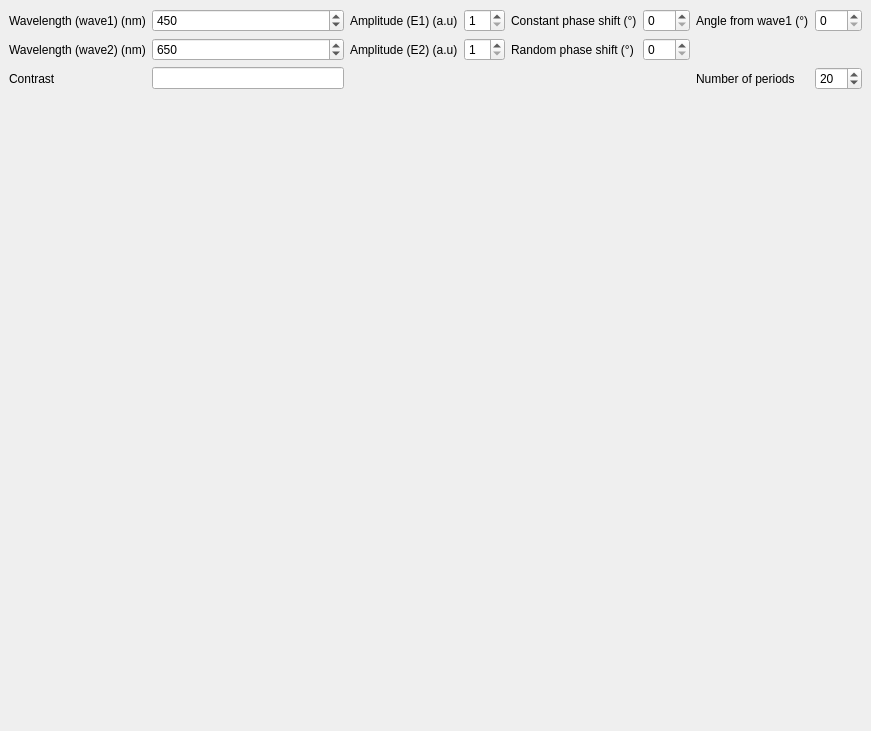
<?xml version="1.0" encoding="UTF-8"?>
<ui version="4.0">
 <class>MainWindow</class>
 <widget class="QMainWindow" name="MainWindow">
  <property name="geometry">
   <rect>
    <x>0</x>
    <y>0</y>
    <width>871</width>
    <height>731</height>
   </rect>
  </property>
  <property name="windowTitle">
   <string>Superposition</string>
  </property>
  <widget class="QWidget" name="centralWidget">
   <layout class="QVBoxLayout" name="verticalLayout">
    <item>
     <layout class="QGridLayout" name="gridLayout">
      <item row="2" column="6">
       <widget class="QLabel" name="label_8">
        <property name="text">
         <string>Number of periods</string>
        </property>
       </widget>
      </item>
      <item row="2" column="7">
       <widget class="QSpinBox" name="spinBox_NT">
        <property name="minimum">
         <number>1</number>
        </property>
        <property name="maximum">
         <number>100</number>
        </property>
        <property name="value">
         <number>20</number>
        </property>
       </widget>
      </item>
      <item row="0" column="3">
       <widget class="QSpinBox" name="spinBox_amp1">
        <property name="minimum">
         <number>1</number>
        </property>
        <property name="maximum">
         <number>10</number>
        </property>
       </widget>
      </item>
      <item row="0" column="2">
       <widget class="QLabel" name="label">
        <property name="text">
         <string>Amplitude (E1) (a.u)</string>
        </property>
       </widget>
      </item>
      <item row="0" column="0">
       <widget class="QLabel" name="label_Lambda1">
        <property name="text">
         <string>Wavelength (wave1) (nm)</string>
        </property>
       </widget>
      </item>
      <item row="1" column="5">
       <widget class="QSpinBox" name="spinBox_PhShiftR">
        <property name="maximum">
         <number>360</number>
        </property>
       </widget>
      </item>
      <item row="1" column="4">
       <widget class="QLabel" name="label_4">
        <property name="text">
         <string>Random phase shift (°)</string>
        </property>
       </widget>
      </item>
      <item row="2" column="0">
       <widget class="QLabel" name="label_9">
        <property name="text">
         <string>Contrast</string>
        </property>
       </widget>
      </item>
      <item row="0" column="1">
       <widget class="QSpinBox" name="spinBox_Lambda1">
        <property name="minimum">
         <number>400</number>
        </property>
        <property name="maximum">
         <number>800</number>
        </property>
        <property name="value">
         <number>450</number>
        </property>
       </widget>
      </item>
      <item row="0" column="5">
       <widget class="QSpinBox" name="spinBox_PhShiftC">
        <property name="maximum">
         <number>360</number>
        </property>
       </widget>
      </item>
      <item row="0" column="4">
       <widget class="QLabel" name="label_3">
        <property name="text">
         <string>Constant phase shift (°)</string>
        </property>
       </widget>
      </item>
      <item row="0" column="6">
       <widget class="QLabel" name="label_7">
        <property name="text">
         <string>Angle from wave1 (°)</string>
        </property>
       </widget>
      </item>
      <item row="0" column="7">
       <widget class="QSpinBox" name="spinBox_Alpha">
        <property name="maximum">
         <number>180</number>
        </property>
       </widget>
      </item>
      <item row="2" column="1">
       <widget class="QLineEdit" name="lineEdit_contrast"/>
      </item>
      <item row="1" column="1">
       <widget class="QSpinBox" name="spinBox_Lambda2">
        <property name="minimum">
         <number>400</number>
        </property>
        <property name="maximum">
         <number>800</number>
        </property>
        <property name="value">
         <number>650</number>
        </property>
       </widget>
      </item>
      <item row="1" column="3">
       <widget class="QSpinBox" name="spinBox_amp2">
        <property name="minimum">
         <number>1</number>
        </property>
        <property name="maximum">
         <number>10</number>
        </property>
       </widget>
      </item>
      <item row="1" column="0">
       <widget class="QLabel" name="label_Lambda2">
        <property name="text">
         <string>Wavelength (wave2) (nm)</string>
        </property>
       </widget>
      </item>
      <item row="1" column="2">
       <widget class="QLabel" name="label_2">
        <property name="text">
         <string>Amplitude (E2) (a.u)</string>
        </property>
       </widget>
      </item>
     </layout>
    </item>
    <item>
     <widget class="MPL_WIDGET_2D" name="mplwidget1" native="true"/>
    </item>
    <item>
     <widget class="MPL_WIDGET_2D" name="mplwidget2" native="true"/>
    </item>
    <item>
     <widget class="MPL_WIDGET_2D" name="mplwidget3" native="true"/>
    </item>
   </layout>
  </widget>
 </widget>
 <customwidgets>
  <customwidget>
   <class>MPL_WIDGET_2D</class>
   <extends>QWidget</extends>
   <header>mplwidget</header>
   <container>1</container>
  </customwidget>
 </customwidgets>
 <resources/>
 <connections/>
</ui>
